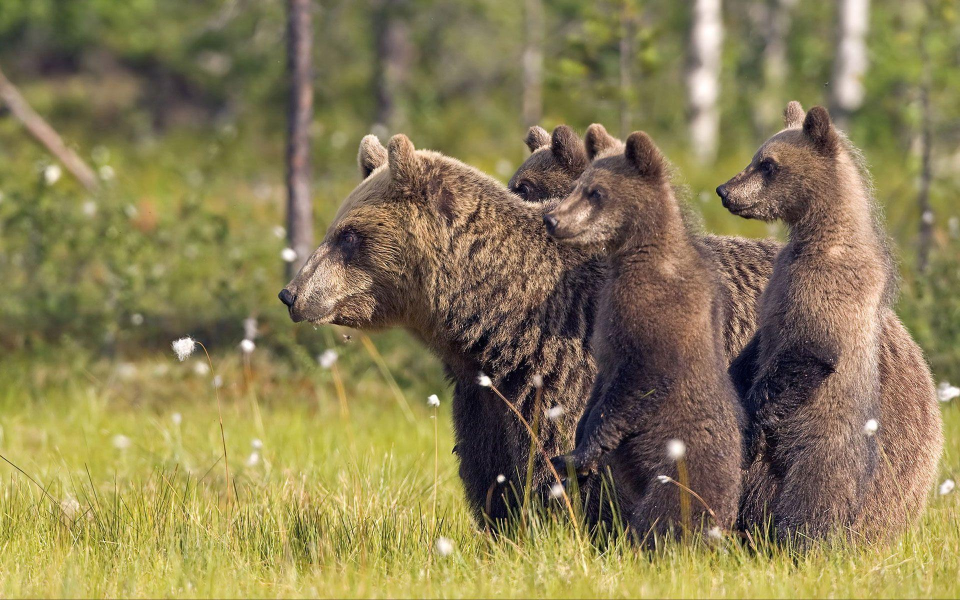
#> input picture Wildlife animals/Image_1.jpg, 1920 x 1200 px, found by its file name (shown at 1/2 size); its folder holds only this picture in this run
$ jupyter execute --allow-errors 'Dataset part2.ipynb'
#> lines starting #> are read from the running program, lines starting #| are printed output that depends on the picture
# PROBLEM DOMAIN

Worldlife conservation and Management challenges

# Computer vision task

## Identifying wildlife animals from video or picture

The model should be able to distinguish the variuos wildlife animals from each other

# collecting Images

We used Binge_image_downloader to scrape images from the web to be used to create the dataset

[cell 1]
from bing_image_downloader import downloader

downloader.download("Wildlife animals", limit=30,  output_dir='wildlife dataset', adult_filter_off=True, force_replace=False, timeout=60, verbose=True)
#> (this line was passed over: bing_image_downloader is not available in this run)

## Feature engineering

We performed two feature engineering techniques
1. Image resizing
2. Converting to gray scale

### Resizing and converting to gray scale

## Labelling And Annotation

[cell 2]
from PIL import Image
import os

# Input and output folders
input_folder = 'wildlife animals'
output_folder = 'Preprocessed'

# Resizing and converting to grayscale
def process_image(input_path, output_path, size):
#> called with input_path = 'wildlife animals/Image_1.jpg', output_path = 'Preprocessed/Image_1.jpg', size = (300, 300)
    image = Image.open(input_path)
#> image is the input picture: PIL image 1920x1200 RGB; mean R, G, B 136.9, 124.8, 84.4
    # Resize the image
    image = image.resize(size)
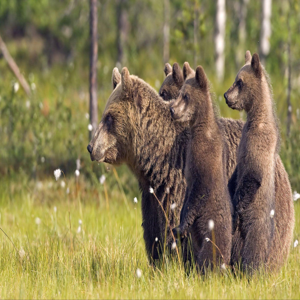
#> image: PIL image 300x300 RGB; mean R, G, B 136.9, 124.8, 84.4
    # Convert to grayscale
    image = image.convert('L')
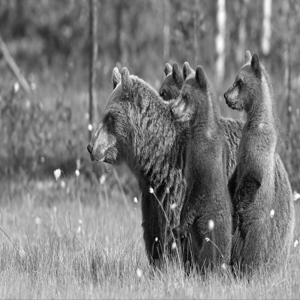
#> image: PIL image 300x300 L; min 1, max 255, mean 123.8
    # Save the processed image
    image.save(output_path)

# Iterate through the files in the input folder
for filename in os.listdir(input_folder):
    if filename.endswith(".jpg") or filename.endswith(".png"):
        input_path = os.path.join(input_folder, filename)
        output_path = os.path.join(output_folder, filename)
        # Define the size for resizing
        size = (300, 300)  # Example size
        process_image(input_path, output_path, size)

$ run again, on Wildlife animals/Image_13.jpg
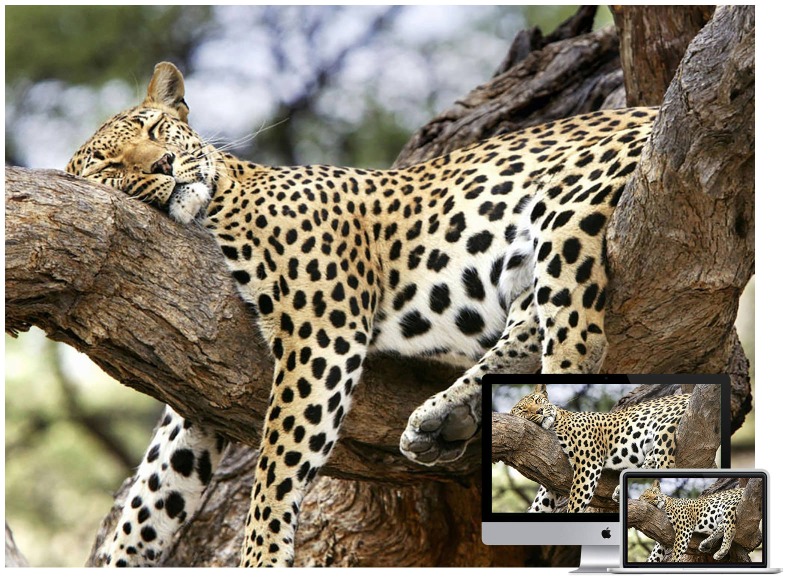
#> input picture Wildlife animals/Image_13.jpg, 1576 x 1159 px, found by its file name (shown at 1/2 size)
#> in process_image, image is the input picture: PIL image 1576x1159 RGB; mean R, G, B 136.7, 128.5, 112
#> in process_image, `image = image.resize(size)`:
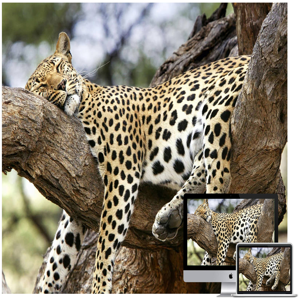
#> image: PIL image 300x300 RGB; mean R, G, B 136.7, 128.4, 111.9
#> in process_image, `image = image.convert('L')`:
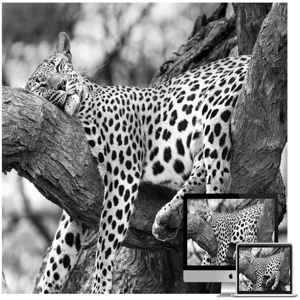
#> image: PIL image 300x300 L; min 0, max 255, mean 129

$ run again, on Wildlife animals/Image_14.jpg
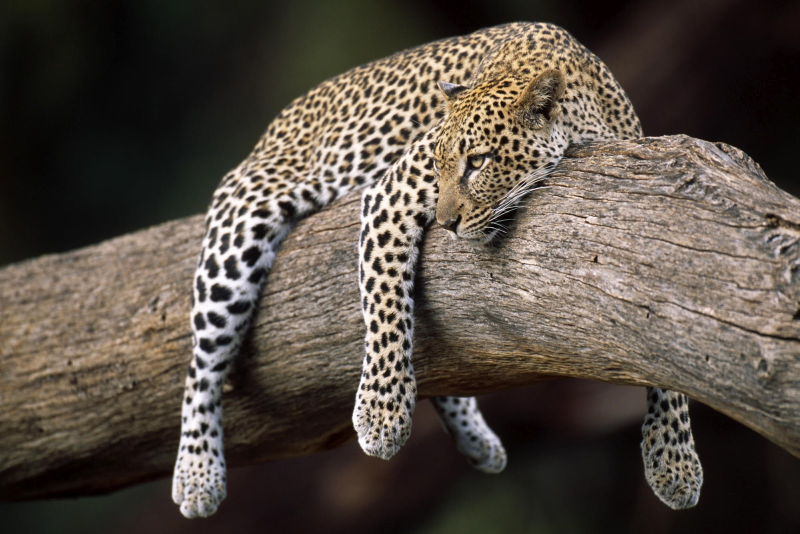
#> input picture Wildlife animals/Image_14.jpg, 1600 x 1067 px, found by its file name (shown at 1/2 size)
#> in process_image, image is the input picture: PIL image 1600x1067 RGB; mean R, G, B 86, 76.7, 67.9
#> in process_image, `image = image.resize(size)`:
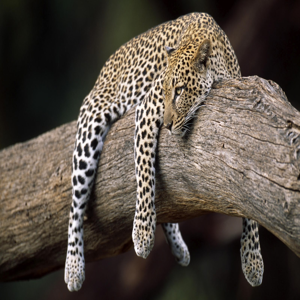
#> image: PIL image 300x300 RGB; mean R, G, B 86, 76.8, 67.9
#> in process_image, `image = image.convert('L')`:
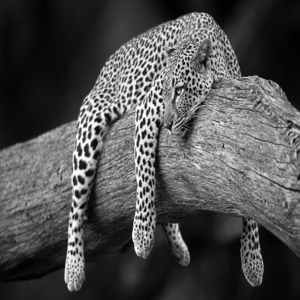
#> image: PIL image 300x300 L; min 0, max 255, mean 78.5

$ run again, on Wildlife animals/Image_15.jpg
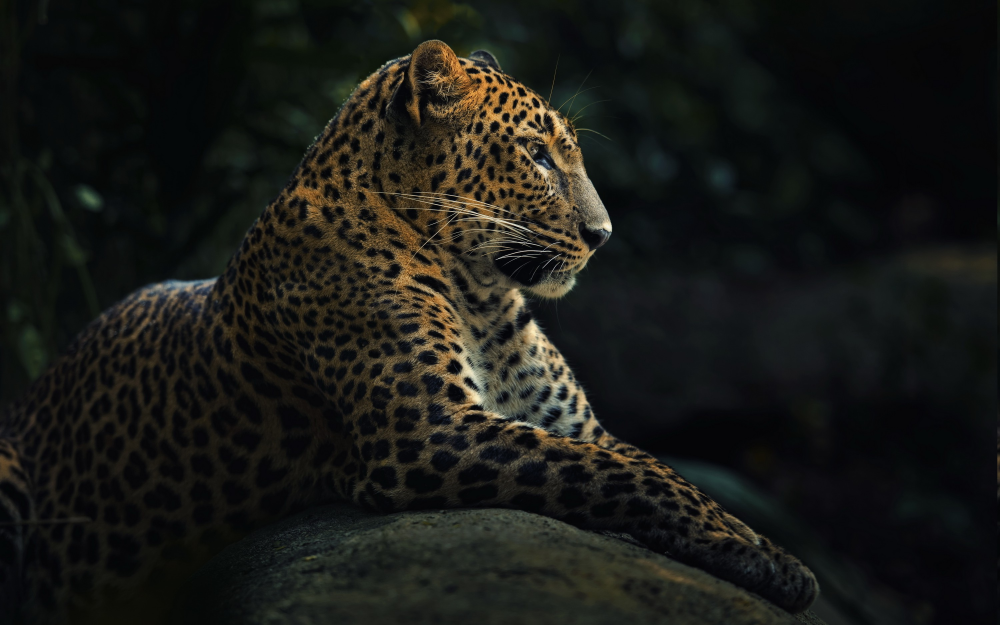
#> input picture Wildlife animals/Image_15.jpg, 3000 x 1875 px, found by its file name (shown at 1/3 size)
#> in process_image, image is the input picture: PIL image 3000x1875 RGB; mean R, G, B 25.7, 26.3, 22.5
#> in process_image, `image = image.resize(size)`:
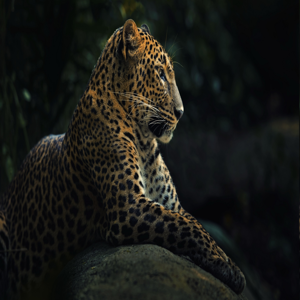
#> image: PIL image 300x300 RGB; mean R, G, B 25.7, 26.3, 22.5
#> in process_image, `image = image.convert('L')`:
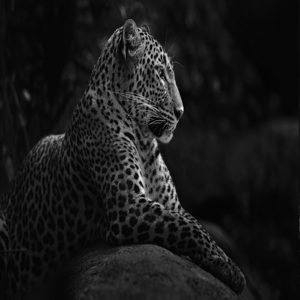
#> image: PIL image 300x300 L; min 0, max 248, mean 25.7

$ run again, on Wildlife animals/Image_10.jpg
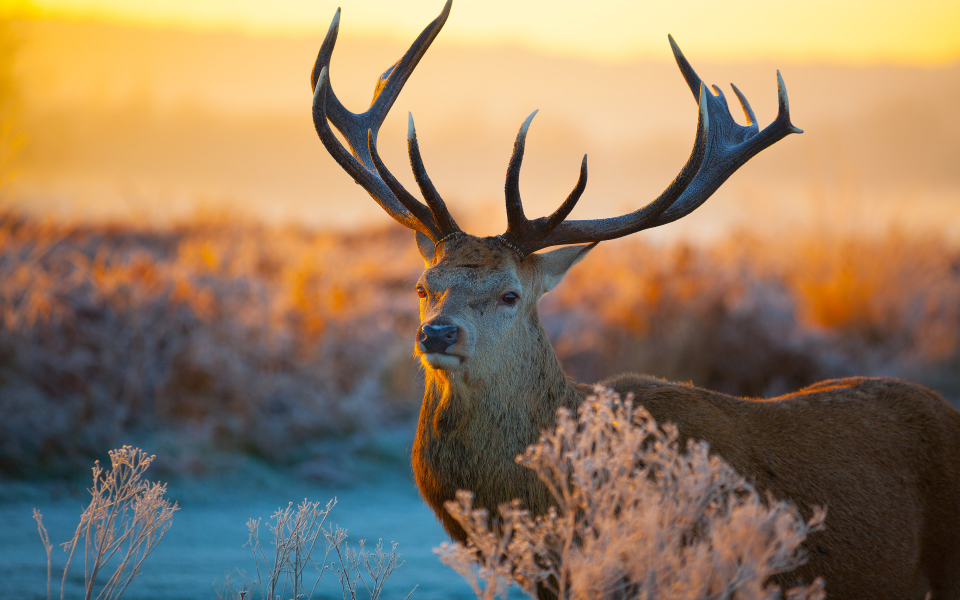
#> input picture Wildlife animals/Image_10.jpg, 2880 x 1800 px, found by its file name (shown at 1/3 size)
#> in process_image, image is the input picture: PIL image 2880x1800 RGB; mean R, G, B 148.1, 125.2, 98
#> in process_image, `image = image.resize(size)`:
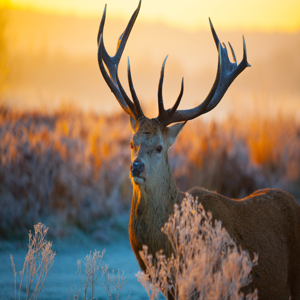
#> image: PIL image 300x300 RGB; mean R, G, B 148.1, 125.2, 98
#> in process_image, `image = image.convert('L')`:
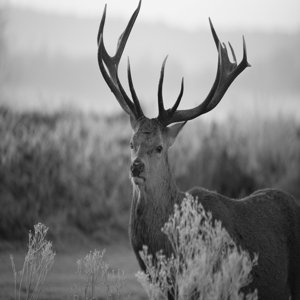
#> image: PIL image 300x300 L; min 11, max 248, mean 129
